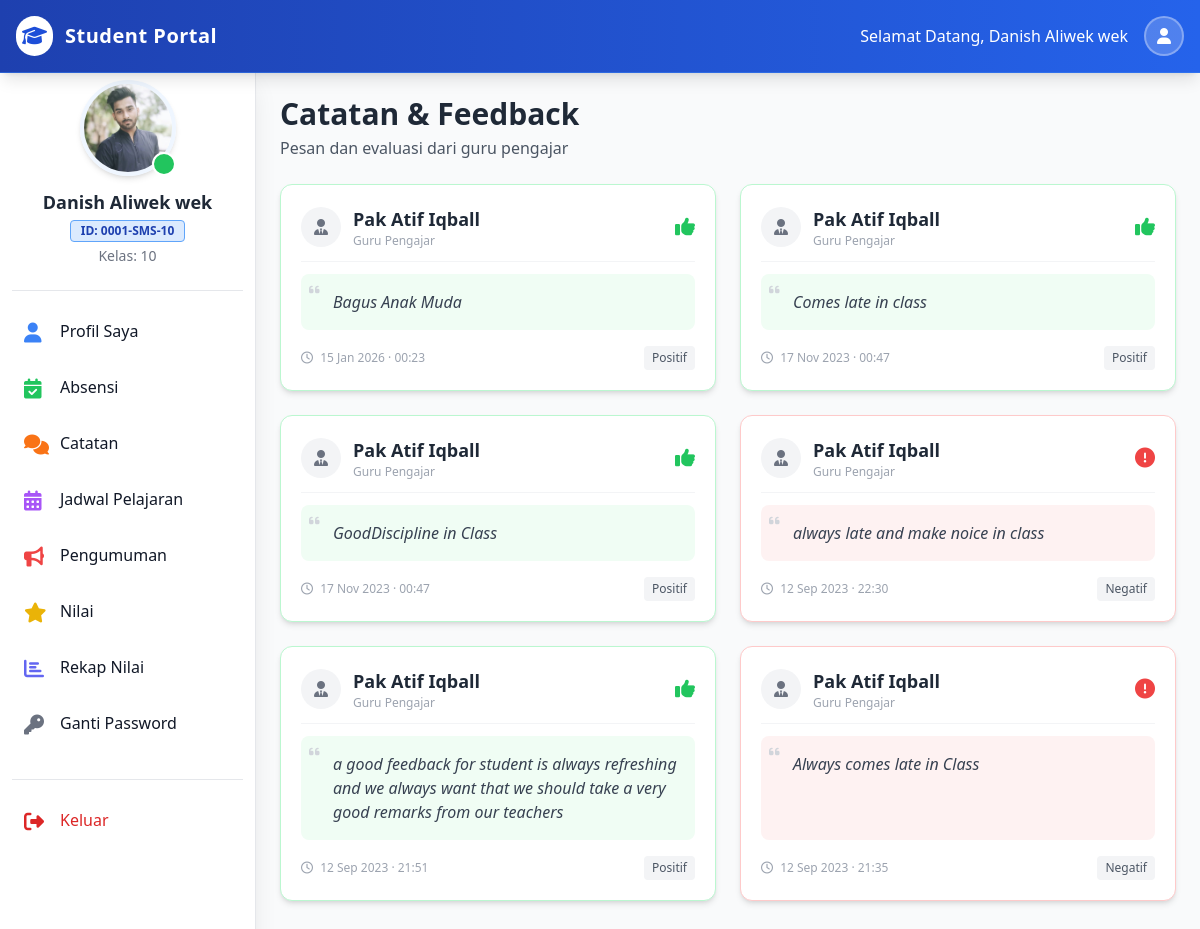
/siswa/index.php?catatan (signed in), run on the app's committed database.
### tables this page shows
CREATE TABLE `kelas` (
  `id_kelas` int NOT NULL,
  `nama_kelas` varchar(50) NOT NULL,
  `nama_mapel` varchar(300) NOT NULL,
  `nama_seksi` varchar(50) NOT NULL,
  `k_id_guru` int NOT NULL,
  `created_at` datetime NOT NULL DEFAULT CURRENT_TIMESTAMP
);

CREATE TABLE `catatan_siswa` (
  `id_catatan` int NOT NULL,
  `c_id_guru` int NOT NULL,
  `c_id_kelas` int NOT NULL,
  `c_id_siswa` int NOT NULL,
  `catatan` varchar(500) NOT NULL,
  `status` enum('Positif','Negatif') NOT NULL,
  `created_at` datetime NOT NULL DEFAULT CURRENT_TIMESTAMP
);

CREATE TABLE `guru` (
  `id_guru` int NOT NULL,
  `nama_guru` varchar(100) NOT NULL,
  `email_guru` varchar(100) NOT NULL,
  `password_guru` varchar(200) NOT NULL,
  `tanggal_lahir_guru` date NOT NULL,
  `foto_guru` varchar(300) NOT NULL,
  `mapel_guru` varchar(50) NOT NULL,
  `telepon_guru` varchar(30) NOT NULL,
  `alamat_guru` varchar(100) NOT NULL,
  `umur_guru` int NOT NULL,
  `jekel_guru` enum('Laki_Laki','Perempuan') NOT NULL,
  `status_guru` enum('Aktif','Disable') NOT NULL DEFAULT 'Aktif',
  `tanggal_regis_guru` datetime NOT NULL DEFAULT CURRENT_TIMESTAMP
);

### siswa/catatan.php (the view, shortened to what this page needs)
<div class="p-4 sm:ml-64">
    <div class="max-w-4xl mx-auto mt-4">
        <div class="mb-6">
             <h1 class="text-3xl font-bold text-gray-800">Catatan & Feedback</h1>
             <p class="text-gray-600 mt-1">Pesan dan evaluasi dari guru pengajar</p>
        </div>
        <div class="grid grid-cols-1 md:grid-cols-2 gap-6">
            <?php
            $student_id = $_SESSION['student_id'];
            $student_class = $_SESSION['student_class'];
            $feedback_sql = "SELECT * FROM `catatan_siswa` WHERE `c_id_kelas` = '$student_class' AND `c_id_siswa` = '$student_id' ORDER BY id_catatan DESC";
            $feedback_result = $conn->query($feedback_sql);
            if ($feedback_result && $feedback_result->num_rows > 0) {
                while ($feedback_row = $feedback_result->fetch_assoc()) {
                    $feedback_teacher_id = $feedback_row['c_id_guru'];
                    $status = $feedback_row['status'];
                    $fetch_teacher_sql = "SELECT nama_guru, jekel_guru FROM guru WHERE id_guru = '$feedback_teacher_id' ";
                    $teacher_result = $conn->query($fetch_teacher_sql);
                    $fetch_teacher_row = $teacher_result->fetch_assoc();
                    $teacher_name = $fetch_teacher_row['nama_guru'];
                    $teacher_gender = $fetch_teacher_row['jekel_guru'];
                    $gender_prefix = ($teacher_gender === 'Laki_Laki') ? 'Pak ' : (($teacher_gender === 'Perempuan') ? 'Ibu ' : '');
                    $teacher_full =  $gender_prefix . $teacher_name;
                    $cardBorderColor = $status === 'Positif' ? 'border-green-200' : 'border-red-200';
                    $iconColor = $status === 'Positif' ? 'text-green-500' : 'text-red-500';
                    $bgColor = $status === 'Positif' ? 'bg-green-50' : 'bg-red-50';
                    $iconClass = $status === 'Positif' ? 'fa-thumbs-up' : 'fa-exclamation-circle';
                    $date = date("d M Y · H:i", strtotime($feedback_row['created_at']));
            ?>
                <div class="bg-white rounded-xl shadow-md border <?= $cardBorderColor ?> p-5 transition hover:shadow-lg flex flex-col h-full">
                    <div class="flex items-center gap-3 mb-3 pb-3 border-b border-gray-100">
                        <div class="w-10 h-10 rounded-full bg-gray-100 flex items-center justify-center text-gray-500">
                            <i class="fas fa-user-tie"></i>
                        </div>
                        <div>
                             <h3 class="font-bold text-gray-800 text-lg"><?= htmlspecialchars($teacher_full) ?></h3>
                             <p class="text-xs text-gray-400">Guru Pengajar</p>
                        </div>
                        <div class="ml-auto">
                            <i class="fas <?= $iconClass ?> <?= $iconColor ?> text-xl"></i>
                        </div>
                    </div>
                    <div class="<?= $bgColor ?> p-4 rounded-lg text-gray-700 italic flex-grow mb-4 relative">
                        <i class="fas fa-quote-left absolute top-2 left-2 text-gray-300 text-xs"></i>
                        <p class="pl-4"><?= htmlspecialchars($feedback_row['catatan']) ?></p>
                    </div>
                     <div class="mt-auto flex justify-between items-center text-xs text-gray-400">
                        <span><i class="far fa-clock mr-1"></i> <?= $date ?></span>
                        <span class="px-2 py-1 rounded bg-gray-100 text-gray-600 font-medium"><?= htmlspecialchars($status) ?></span>
                    </div>
                </div>
            <?php
                }
            }
            ?>
        </div>
        <div class="h-20"></div>
    </div>
</div>

### siswa/partials/student_sidebar.php
<?php
    require_once('../partials/_connection.php');
    $student_pic = $_SESSION['student_pic'];
    $student_name = $_SESSION['student_name'];
    $student_rollno = $_SESSION['student_rollno'];
    $student_class_id = $_SESSION['student_class'];
    $fetch_class_sql = "SELECT nama_kelas FROM kelas WHERE id_kelas = '$student_class_id' ";
    $class_result = $conn->query($fetch_class_sql);
    $fetch_class_row = $class_result->fetch_assoc();
    $student_class = $fetch_class_row['nama_kelas'];
?>
<aside class="fixed left-0 top-16 w-64 h-full bg-white shadow-xl overflow-y-auto border-r border-gray-200 z-10 transition-transform -translate-x-full sm:translate-x-0" id="logo-sidebar">
    <div class="h-full px-3 py-4 overflow-y-auto bg-white">
        <div class="flex flex-col items-center pb-6 border-b border-gray-200 mb-4">
            <div class="relative">
                <img class="w-24 h-24 rounded-full object-cover border-4 border-blue-50 shadow-md" src="../admin/admin_images/registration/<?= $student_pic ?>" alt="Profile" onerror="this.src='https://ui-avatars.com/api/?name=<?= urlencode($student_name) ?>&background=random'">
                <div class="absolute bottom-0 right-0 w-6 h-6 bg-green-500 border-2 border-white rounded-full"></div>
            </div>
            <h5 class="mt-3 text-lg font-bold text-gray-800 text-center"><?= htmlspecialchars($student_name) ?></h5>
            <div class="flex flex-col items-center text-sm text-gray-500 mt-1">
                <span class="bg-blue-100 text-blue-800 text-xs font-semibold px-2.5 py-0.5 rounded border border-blue-400">ID: <?= htmlspecialchars($student_rollno) ?></span>
                <span class="mt-1">Kelas: <?= htmlspecialchars($student_class) ?></span>
            </div>
        </div>
        <ul class="space-y-2 font-medium">
            <li>
                <a href="index.php?profil" class="flex items-center p-3 text-gray-900 rounded-lg hover:bg-blue-50 group transition duration-200">
                    <i class="fas fa-user w-6 h-6 text-xl text-blue-500 group-hover:text-blue-700"></i>
                    <span class="ml-3 group-hover:translate-x-1 transition-transform">Profil Saya</span>
                </a>
            </li>
            <li>
                <a href="index.php?absensi" class="flex items-center p-3 text-gray-900 rounded-lg hover:bg-blue-50 group transition duration-200">
                     <i class="fas fa-calendar-check w-6 h-6 text-xl text-green-500 group-hover:text-green-700"></i>
                    <span class="ml-3 group-hover:translate-x-1 transition-transform">Absensi</span>
                </a>
            </li>
            <li>
                <a href="index.php?catatan" class="flex items-center p-3 text-gray-900 rounded-lg hover:bg-blue-50 group transition duration-200">
                    <i class="fas fa-comments w-6 h-6 text-xl text-orange-500 group-hover:text-orange-700"></i>
                    <span class="ml-3 group-hover:translate-x-1 transition-transform">Catatan</span>
                </a>
            </li>
            <li>
                <a href="index.php?jadwal" class="flex items-center p-3 text-gray-900 rounded-lg hover:bg-blue-50 group transition duration-200">
                    <i class="fas fa-calendar-alt w-6 h-6 text-xl text-purple-500 group-hover:text-purple-700"></i>
                    <span class="ml-3 group-hover:translate-x-1 transition-transform">Jadwal Pelajaran</span>
                </a>
            </li>
            <li>
                <a href="index.php?pengumuman" class="flex items-center p-3 text-gray-900 rounded-lg hover:bg-blue-50 group transition duration-200">
                    <i class="fas fa-bullhorn w-6 h-6 text-xl text-red-500 group-hover:text-red-700"></i>
                    <span class="ml-3 group-hover:translate-x-1 transition-transform">Pengumuman</span>
                </a>
            </li>
            <li>
                <a href="index.php?nilai" class="flex items-center p-3 text-gray-900 rounded-lg hover:bg-blue-50 group transition duration-200">
                    <i class="fas fa-star w-6 h-6 text-xl text-yellow-500 group-hover:text-yellow-700"></i>
                    <span class="ml-3 group-hover:translate-x-1 transition-transform">Nilai</span>
                </a>
            </li>
            <li>
                <a href="index.php?rekap_nilai" class="flex items-center p-3 text-gray-900 rounded-lg hover:bg-blue-50 group transition duration-200">
                    <i class="fas fa-chart-bar w-6 h-6 text-xl text-indigo-500 group-hover:text-indigo-700"></i>
                    <span class="ml-3 group-hover:translate-x-1 transition-transform">Rekap Nilai</span>
                </a>
            </li>
            <li>
                <a href="index.php?ganti_password" class="flex items-center p-3 text-gray-900 rounded-lg hover:bg-blue-50 group transition duration-200">
                    <i class="fas fa-key w-6 h-6 text-xl text-gray-500 group-hover:text-gray-700"></i>
                    <span class="ml-3 group-hover:translate-x-1 transition-transform">Ganti Password</span>
                </a>
            </li>
        </ul>
        <div class="mt-8 border-t border-gray-200 pt-4">
            <ul class="space-y-2 font-medium">
                <li>
                     <a href="index.php?logout" class="flex items-center p-3 text-red-600 rounded-lg hover:bg-red-50 group transition duration-200">
                        <i class="fas fa-sign-out-alt w-6 h-6 text-xl"></i>
                        <span class="ml-3">Keluar</span>
                    </a>
                </li>
            </ul>
        </div>
    </div>
</aside>

### siswa/partials/student_head.php (style rules this page uses)
body { font-family: 'Inter', sans-serif; background-color: #f3f4f6; }

### data on the page
kelas: nama_kelas "10"
catatan_siswa: guru.jekel_guru+nama_guru "Pak Atif Iqball", catatan "Bagus Anak Muda", created_at "15 Jan 2026 · 00:23", status "Positif"
catatan_siswa: guru.jekel_guru+nama_guru "Pak Atif Iqball", catatan "Comes late in class", created_at "17 Nov 2023 · 00:47", status "Positif"
catatan_siswa: guru.jekel_guru+nama_guru "Pak Atif Iqball", catatan "GoodDiscipline in Class", created_at "17 Nov 2023 · 00:47", status "Positif"
catatan_siswa: guru.jekel_guru+nama_guru "Pak Atif Iqball", catatan "always late and make noice in class", created_at "12 Sep 2023 · 22:30", status "Negatif"
catatan_siswa: guru.jekel_guru+nama_guru "Pak Atif Iqball", catatan "a good feedback for student is always refreshing and we always want that we should take a very good remarks from our teachers", created_at "12 Sep 2023 · 21:51", status "Positif"
catatan_siswa: guru.jekel_guru+nama_guru "Pak Atif Iqball", catatan "Always comes late in Class", created_at "12 Sep 2023 · 21:35", status "Negatif"

### other printed values
$student_name "Danish Aliwek wek"
$student_rollno "0001-SMS-10"
